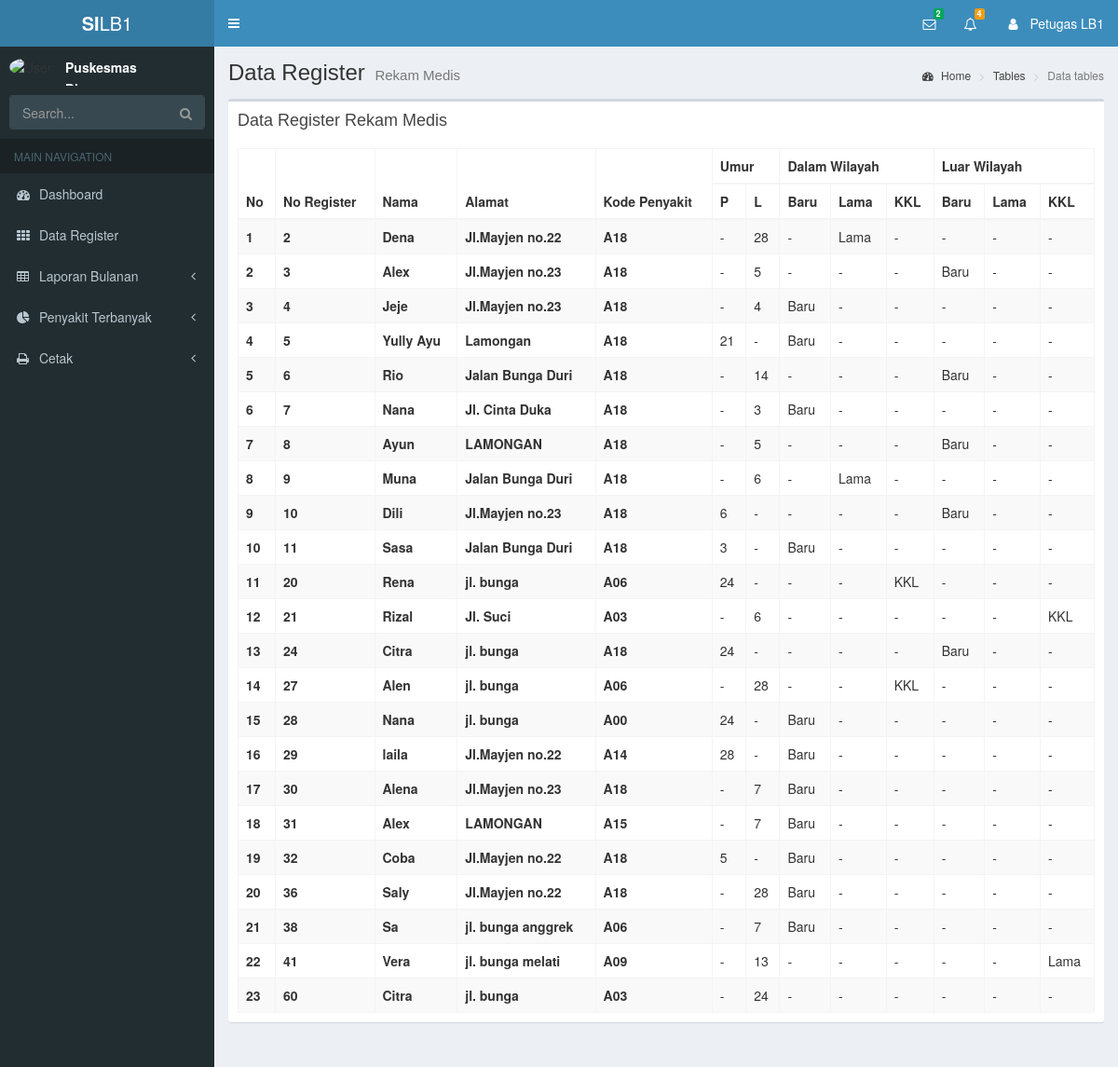
The app's page /index.php/laporan_bulanan/dataRegisterLB with its own data.
### tables this page shows
CREATE TABLE `rekam_medis` (
  `no_register` int(20) NOT NULL,
  `tanggal` date NOT NULL,
  `nama` varchar(200) NOT NULL,
  `alamat` varchar(200) NOT NULL,
  `umur` int(20) NOT NULL,
  `id_umr` int(20) NOT NULL,
  `jenis_umur` varchar(50) NOT NULL,
  `jenis_kelamin` varchar(20) NOT NULL,
  `jenis_pekerjaan` varchar(20) NOT NULL,
  `kode_penyakit` varchar(50) NOT NULL,
  `terapi` varchar(500) NOT NULL,
  `no_bpjs` int(50) NOT NULL,
  `dalam_wilayah` varchar(20) NOT NULL,
  `luar_wilayah` varchar(20) NOT NULL
);

### application/controllers/Laporan_bulanan.php (called while the page is built, shortened)
<?php
class Laporan_bulanan extends CI_Controller{
    function __construct(){
      $this->load->helper('url');
      $this->load->model('RekamMedis_model');
      $this->load->model('DataLB1_model');
      $this->load->helper(array('form', 'url'));
    }
    public function header()
    {
      $pesan = $this->DataLB1_model->pesan();
      $data['pesan'] = count($pesan);
      $data['data_pesan'] = $pesan;
      $result = $this->DataLB1_model->notif();
      $data['notif'] = count($result);
      $data['data_notif'] = $result;
      $this->load->view('header/lb_header', $data);
    }
    public function dataRegisterLB()
    {
        $data['rekam_medis'] = $this->RekamMedis_model->tampil_data()->result();
        $this->load->view('laporan_bulanan/data_registerlb', $data);
        $this->load->view('footer/lb_footer');
    }
}

### index.php (called while the page is built, shortened)
<?php
require_once BASEPATH.'core/CodeIgniter.php';

### application/models/RekamMedis_model.php (called while the page is built, shortened)
<?php
    class RekamMedis_model extends CI_Model{
        public function tampil_data()
        {
            return $this->db->get('rekam_medis');
        }
    }
?>

### application/views/laporan_bulanan/data_registerlb.php (the view)
<div class="content-wrapper">
  <section class="content-header">
    <h1>
      Data Register
      <small>Rekam Medis</small>
    </h1>
    <ol class="breadcrumb">
      <li><a href="#"><i class="fa fa-dashboard"></i> Home</a></li>
      <li><a href="#">Tables</a></li>
      <li class="active">Data tables</li>
    </ol>
  </section>
  <section class="content">
    <div class="row">
      <div class="col-xs-12">
        <div class="box">
          <div class="box-header">
            <h3 class="box-title">Data Register Rekam Medis</h3>
          </div>
          <div class="box-body">
            <table id="example1" class="table table-bordered table-striped">
              <thead>
              <tr>
                <th scoop="col" rowspan="2">No</th>
                <th scoop="col" rowspan="2">No Register</th>
                <th scoop="col" rowspan="2">Nama</th>
                <th scoop="col" rowspan="2">Alamat</th>
                <th scoop="col" rowspan="2">Kode Penyakit</th>
                <th scoop="col" colspan="2">Umur</th>
                <th scoop="col" colspan="3">Dalam Wilayah</th>
                <th scoop="col" colspan="3">Luar Wilayah</th>
              </tr>
              <tr>
                  <th scope="col">P</th>
                  <th scope="col">L</th>
                  <th scope="col">Baru</th>
                  <th scope="col">Lama</th>
                  <th scope="col">KKL</th>
                  <th scope="col">Baru</th>
                  <th scope="col">Lama</th>
                  <th scope="col">KKL</th>
                </tr>
              </thead>
              <tbody>
              <?php $no =0; foreach ($rekam_medis as $key ): $no++;?>
                <tr class="odd gradeX">
                  <th scope="row"><?php echo $no?></th>
                  <th scope="row"><?php echo $key->no_register?></th>
                  <th scope="row"><?php echo $key->nama?></th>
                  <th scope="row"><?php echo $key->alamat?></th>
                  <th scope="row"><?php echo $key->kode_penyakit ?></th>
                  <?php $jk = $key->jenis_kelamin?>
                  <?php if ($jk == 'Perempuan') { ?>
                    <td><?php echo $key->umur ?></td>
                    <td>-</td>
                  <?php }else{ ?>
                    <td>-</td>
                    <td><?php echo $key->umur?></td>
                  <?php }  ?>
                  <?php $dw = $key->dalam_wilayah?>
                  <?php if ($dw == 'Baru') { ?>
                    <td><?php echo $key->dalam_wilayah ?></td>
                    <td>-</td>
                    <td>-</td>
                  <?php }elseif($dw == 'Lama'){ ?>
                    <td>-</td>
                    <td><?php echo $key->dalam_wilayah?></td>
                    <td>-</td>
                  <?php }else { ?>
                    <td>-</td>
                    <td>-</td>
                    <td><?php echo $key->dalam_wilayah?></td>
                  <?php }  ?>
                  <?php $lw = $key->luar_wilayah?>
                  <?php if ($lw == 'Baru') { ?>
                    <td><?php echo $key->luar_wilayah ?></td>
                    <td>-</td>
                    <td>-</td>
                  <?php }elseif($lw == 'Baru'){ ?>
                    <td>-</td>
                    <td><?php echo $key->luar_wilayah?></td>
                    <td>-</td>
                  <?php }else { ?>
                    <td>-</td>
                    <td>-</td>
                    <td><?php echo $key->luar_wilayah?></td>
                  <?php }  ?>
                  </tr>
                  <?php endforeach;?>
              </tbody>
            </table>
          </div>
        </div>
      </div>
    </div>
  </section>
</div>

### records on screen
rekam_medis: no_register "2", nama "Dena", alamat "Jl.Mayjen no.22", kode_penyakit "A18", umur "28", dalam_wilayah "Lama", luar_wilayah "-"
rekam_medis: no_register "3", nama "Alex", alamat "Jl.Mayjen no.23", kode_penyakit "A18", umur "5", dalam_wilayah "-", luar_wilayah "Baru"
rekam_medis: no_register "4", nama "Jeje", alamat "Jl.Mayjen no.23", kode_penyakit "A18", umur "4", dalam_wilayah "Baru", luar_wilayah "-"
rekam_medis: no_register "5", nama "Yully Ayu", alamat "Lamongan", kode_penyakit "A18", umur "21", dalam_wilayah "Baru", luar_wilayah "-"
rekam_medis: no_register "6", nama "Rio", alamat "Jalan Bunga Duri", kode_penyakit "A18", umur "14", dalam_wilayah "-", luar_wilayah "Baru"
rekam_medis: no_register "7", nama "Nana", alamat "Jl. Cinta Duka", kode_penyakit "A18", umur "3", dalam_wilayah "Baru", luar_wilayah "-"
rekam_medis: no_register "8", nama "Ayun", alamat "LAMONGAN", kode_penyakit "A18", umur "5", dalam_wilayah "-", luar_wilayah "Baru"
rekam_medis: no_register "9", nama "Muna", alamat "Jalan Bunga Duri", kode_penyakit "A18", umur "6", dalam_wilayah "Lama", luar_wilayah "-"
rekam_medis: no_register "10", nama "Dili", alamat "Jl.Mayjen no.23", kode_penyakit "A18", umur "6", dalam_wilayah "-", luar_wilayah "Baru"
rekam_medis: no_register "11", nama "Sasa", alamat "Jalan Bunga Duri", kode_penyakit "A18", umur "3", dalam_wilayah "Baru", luar_wilayah "-"
rekam_medis: no_register "20", nama "Rena", alamat "jl. bunga", kode_penyakit "A06", umur "24", dalam_wilayah "KKL", luar_wilayah "-"
rekam_medis: no_register "21", nama "Rizal", alamat "Jl. Suci", kode_penyakit "A03", umur "6", dalam_wilayah "-", luar_wilayah "KKL"
rekam_medis: no_register "24", nama "Citra", alamat "jl. bunga", kode_penyakit "A18", umur "24", dalam_wilayah "-", luar_wilayah "Baru"
rekam_medis: no_register "27", nama "Alen", alamat "jl. bunga", kode_penyakit "A06", umur "28", dalam_wilayah "KKL", luar_wilayah "-"
rekam_medis: no_register "28", nama "Nana", alamat "jl. bunga", kode_penyakit "A00", umur "24", dalam_wilayah "Baru", luar_wilayah "-"
rekam_medis: no_register "29", nama "laila", alamat "Jl.Mayjen no.22", kode_penyakit "A14", umur "28", dalam_wilayah "Baru", luar_wilayah "-"
rekam_medis: no_register "30", nama "Alena", alamat "Jl.Mayjen no.23", kode_penyakit "A18", umur "7", dalam_wilayah "Baru", luar_wilayah "-"
rekam_medis: no_register "31", nama "Alex", alamat "LAMONGAN", kode_penyakit "A15", umur "7", dalam_wilayah "Baru", luar_wilayah "-"
rekam_medis: no_register "32", nama "Coba", alamat "Jl.Mayjen no.22", kode_penyakit "A18", umur "5", dalam_wilayah "Baru", luar_wilayah "-"
rekam_medis: no_register "36", nama "Saly", alamat "Jl.Mayjen no.22", kode_penyakit "A18", umur "28", dalam_wilayah "Baru", luar_wilayah "-"
rekam_medis: no_register "38", nama "Sa", alamat "jl. bunga anggrek", kode_penyakit "A06", umur "7", dalam_wilayah "Baru", luar_wilayah "-"
rekam_medis: no_register "41", nama "Vera", alamat "jl. bunga melati", kode_penyakit "A09", umur "13", dalam_wilayah "-", luar_wilayah "Lama"
rekam_medis: no_register "60", nama "Citra", alamat "jl. bunga", kode_penyakit "A03", umur "24", dalam_wilayah "-", luar_wilayah "-"

### other values on screen
$pesan "2"
$notif "4"
